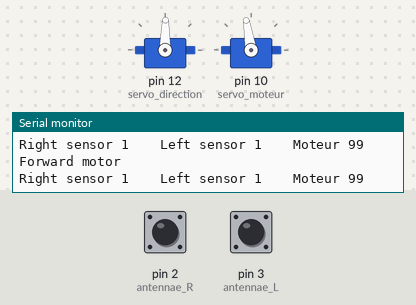
Simulated run of this sketch. Board: Arduino Uno, built with avr-gcc and run on an emulated ATmega328P. Shown: 2 × servo, the last lines printed to the serial monitor. The test bench sets the inputs (shaded band); at power-on: pin 2 (antennae_R) HIGH, pin 3 (antennae_L) HIGH.

Above: at 2.2 s.
2.3 s: pin 2 (antennae_R) pulled LOW for 0.15 s
At 3.5 s:
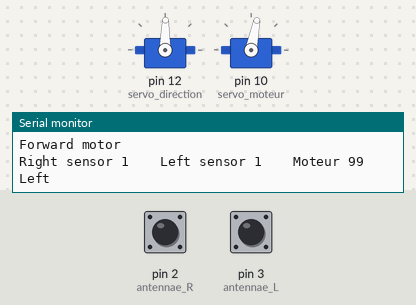
5.4 s: pin 3 (antennae_L) pulled LOW for 3.2 s
At 7.4 s:
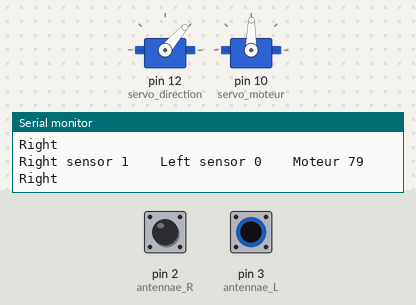
10.1 s: pin 2 (antennae_R) pulled LOW for 3.2 s
At 12.5 s:
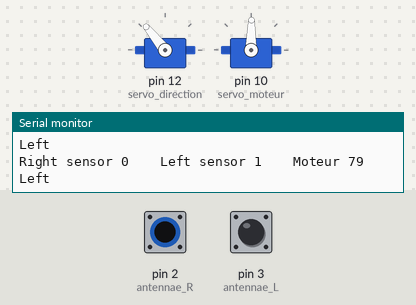
14.8 s: pin 3 (antennae_L) pulled LOW for 0.15 s
At 17.6 s:
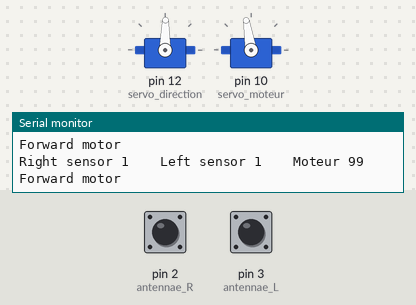
17.9 s: pin 2 (antennae_R) pulled LOW for 1 s
At 19.39 s:
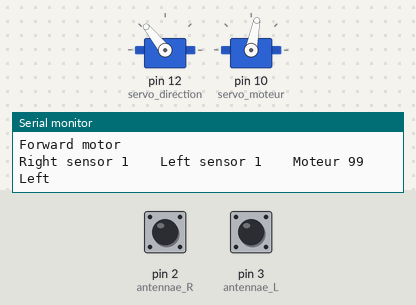
21.9 s: pin 3 (antennae_L) pulled LOW for 1 s
At 24.5 s:
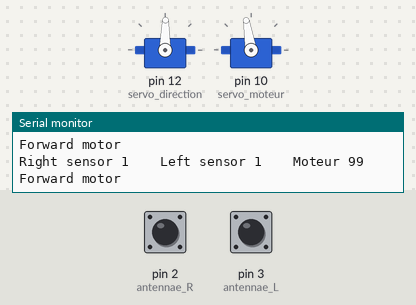
Timing chart, 0 to 26.0 s (numbered marks = the images above; inputs shaded):
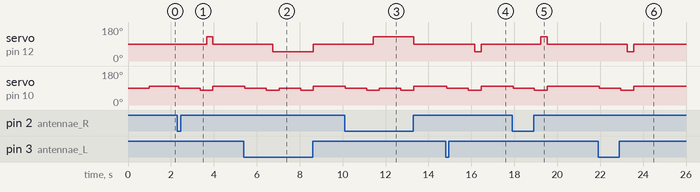

Measured:
- after the input at 2.3 s, servo on pin 12 (servo_direction): 89° → 129° after 1.4 s, → 89° 0.30 s later; servo on pin 10 (servo_moteur): 99° → 89° after 0.06 s, → 79° 1.0 s later, → 99° 0.60 s later
- after the input at 5.4 s, servo on pin 12 (servo_direction): 89° → 49° after 1.3 s, → 89° 1.9 s later; servo on pin 10 (servo_moteur): 99° → 89° at once, → 79° 1.0 s later, → 89° 0.60 s later, → 79° 1.0 s later, … (5 changes in this stretch)
- after the input at 10.1 s, servo on pin 12 (servo_direction): 89° → 129° after 1.3 s, → 89° 1.9 s later; servo on pin 10 (servo_moteur): 99° → 89° at once, → 79° 1.0 s later, → 89° 0.60 s later, → 79° 1.0 s later, … (5 changes in this stretch)
- after the input at 14.8 s, servo on pin 12 (servo_direction): 89° → 49° after 1.4 s, → 89° 0.30 s later; servo on pin 10 (servo_moteur): 99° → 89° after 0.06 s, → 79° 1.0 s later, → 99° 0.60 s later
- after the input at 17.9 s, servo on pin 12 (servo_direction): 89° → 129° after 1.3 s, → 89° 0.30 s later; servo on pin 10 (servo_moteur): 99° → 89° at once, → 79° 1.0 s later, → 99° 0.60 s later
- after the input at 21.9 s, servo on pin 12 (servo_direction): 89° → 49° after 1.4 s, → 89° 0.30 s later; servo on pin 10 (servo_moteur): 99° → 89° after 0.07 s, → 79° 1.0 s later, → 99° 0.60 s later

The sketch:

MyRCCar.ino
```cpp
#include <Servo.h>

Servo servo_direction;  // create servo object to control a servo
Servo servo_moteur;  // create servo object to control a servo

// Value to change servo stopping point pulse
int servo_direction_stop = 89;  // set the Neutral position for Direction Servo - change as needed
int servo_moteur_stop = 89;  // set the Neutral position for Engine Servo  - change as needed

int servo_direction_droite = servo_direction_stop + 40;
int servo_direction_gauche = servo_direction_stop - 40;
int servo_moteur_avance = servo_moteur_stop + 10;
int servo_moteur_recule = servo_moteur_stop - 10;

// integers to use for updating Servo motors
// change these values to change the various motor actions
int stop_time = 1000;  // stop for 1000 millliseconds = 1 second
int backup_time = 300; // backup for 300 milliseconds = .3 seconds
int turn_time = 300;   // turn (either direction) for 300 milliseconds = .3 seconds

int antennae_L = 3; // connect left antennae sensor to digital pin 3
int antennae_R = 2; // connect right antennae sensor to digital pin 2

// value names used to hold timing variables.
unsigned long timer_startTick;
// value names used to hold antennae states
int antennae_R_val;
int antennae_L_val;

void setup()
{
  Serial.begin(9600);
  servo_direction.attach(12);  // attaches the servo on pin 9 to the servo object
  servo_moteur.attach(10);  // attaches the servo on pin 10 to the servo object
  pinMode(antennae_R, INPUT);  // declare input
  digitalWrite(antennae_R, HIGH); // enable pull-up resistor
  pinMode(antennae_L, INPUT);  // declare input
  digitalWrite(antennae_L, HIGH); // enable pull-up resistor
  arm();
}

void arm()  //intializes the ESC
{
  Serial.println("Arming ESC...");
  servo_moteur.write(servo_moteur_stop);
  delay(1000);
}

void loop()
{
  antennae_R_val = digitalRead(antennae_R); // read Right antennae
  antennae_L_val = digitalRead(antennae_L); // read Left antennae

  // Use Antennae sensors
  // check to see if either antennae sensor is equal to GND (it is being touched).
  if (antennae_R_val == 0 || antennae_L_val == 0) {
    // now check to see if only the Left antennae was touched
    if (antennae_R_val == 0 && antennae_L_val == 1) {
      Serial.println("Left");
      timer_startTick = millis();
      stop_motors();
      backup_motors();
      turn_right();
    }
    // otherwise, if the Right sensor was touched and the Left was not
    else if (antennae_R_val == 1 && antennae_L_val == 0) {
      Serial.println("Right");
      timer_startTick = millis();
      stop_motors();
      backup_motors();
      turn_left();
    }
    else {
      // otherwise, both antennae sensors were touched
      Serial.println("Both");
      // turn either direction
      timer_startTick = millis();
      stop_motors();
      backup_motors();
      turn_left();
    }
  }
  else {
    // otherwise no sensors were touched, so go Forward!
    Serial.println("Forward motor");
    forward_motors();
  }
  // print the states of each antennae
  Serial.print("Right sensor ");
  Serial.print(antennae_R_val);
  Serial.print("    ");
  Serial.print("Left sensor ");
  Serial.print(antennae_L_val);
  Serial.print("    ");
  Serial.print("Moteur ");
  Serial.print(servo_moteur.read());
  Serial.println("    ");
}
///////////////////// End Loop /////////////////////

// Beginning motor control functions

void stop_motors() {
  // stop motors for the amount of time defined in the "stop_time" variable
  while(millis() < timer_startTick + stop_time){
    servo_moteur.write(servo_moteur_stop);
  }
  timer_startTick = millis();  // reset timer variable
}

void backup_motors() {
  // backup for the amount of time defined in the "backup_time" variable
  while(millis() < timer_startTick + backup_time){
    servo_moteur.write(servo_moteur_recule);
  }
  timer_startTick = millis();  // reset timer variable
}

void forward_motors() {
  // go forward indefinitely
  servo_direction.write(servo_direction_stop);
  servo_moteur.write(servo_moteur_avance);
}

void turn_right() {
  // turn right for the amount of time defined in the "turn_time" variable
  while(millis() < timer_startTick + turn_time) {
    servo_direction.write(servo_direction_droite);
  }
}
void turn_left() {
  // turn left for the amount of time defined in the "turn_time" variable
  while(millis() < timer_startTick + turn_time) {
    servo_direction.write(servo_direction_gauche);
  }
}
```
